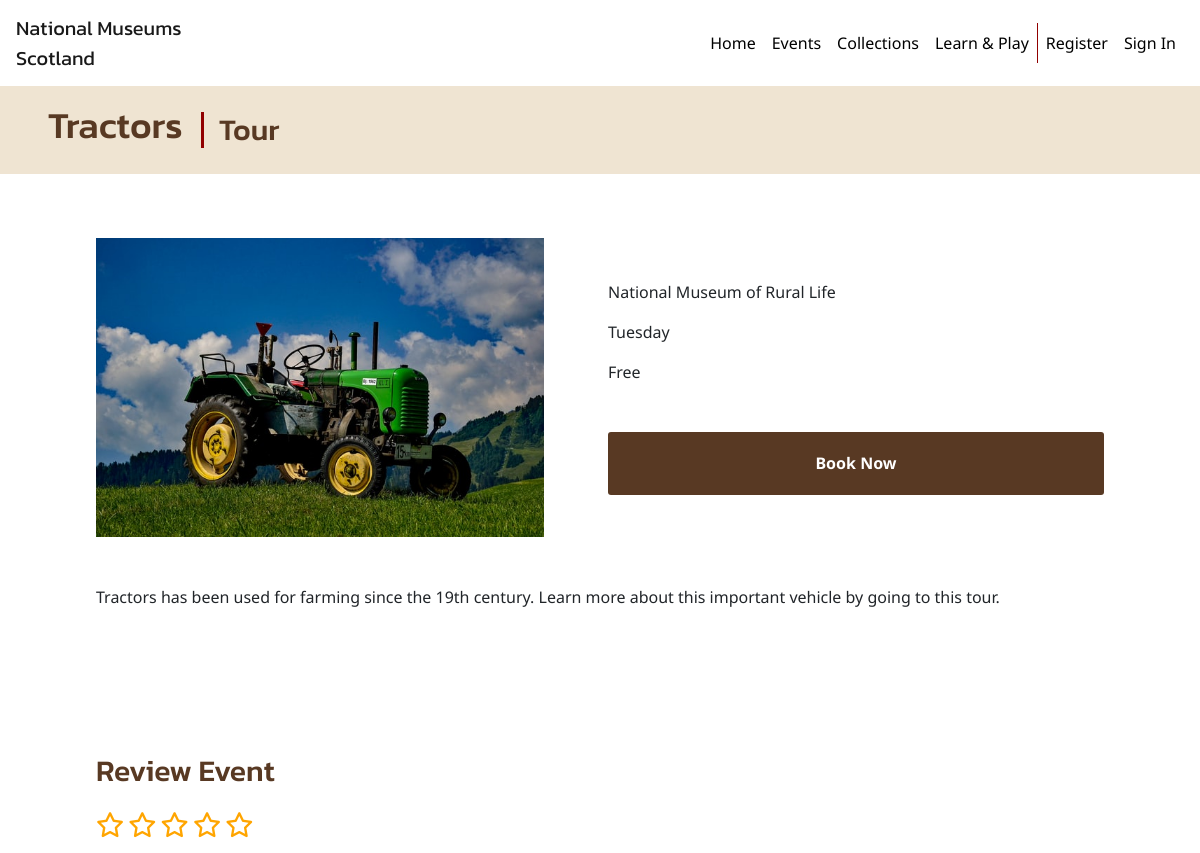
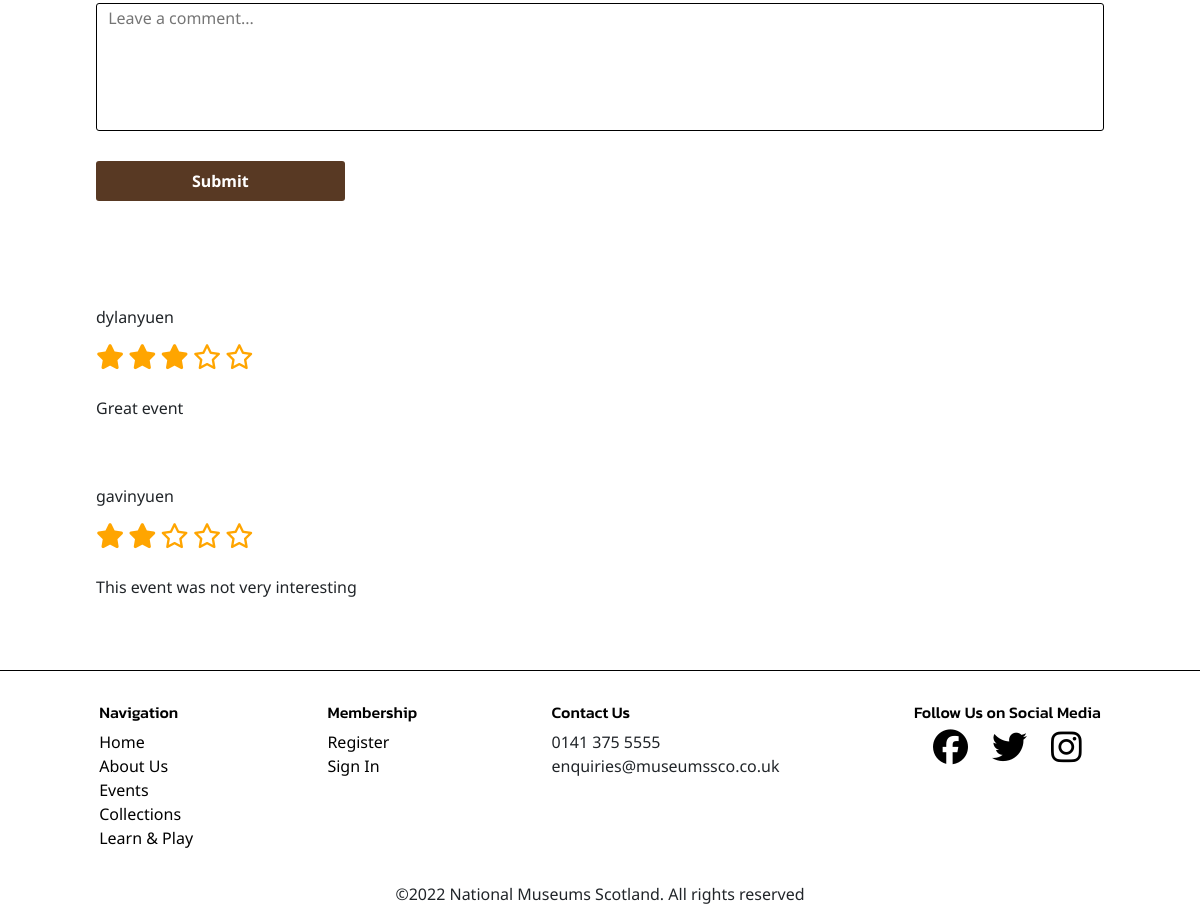
/tractors.php, run on the app's committed database (2 pictures, top to bottom).
### tables this page shows
CREATE TABLE IF NOT EXISTS `event` (
  `eventID` int NOT NULL AUTO_INCREMENT,
  `eventName` varchar(80) NOT NULL,
  `eventType` varchar(10) NOT NULL,
  `dayInWeek` varchar(10) NOT NULL,
  `museum` varchar(30) NOT NULL,
  `price` varchar(4) NOT NULL,
  `image` varchar(40) NOT NULL,
  `description` varchar(250) NOT NULL,
  PRIMARY KEY (`eventID`)
);

CREATE TABLE IF NOT EXISTS `review` (
  `commentID` int NOT NULL AUTO_INCREMENT,
  `memberComment` varchar(100) NOT NULL,
  `rating` int NOT NULL,
  `memberID` int NOT NULL,
  `eventID` int NOT NULL,
  PRIMARY KEY (`commentID`),
  KEY `memberID` (`memberID`),
  KEY `eventID` (`eventID`)
);

CREATE TABLE IF NOT EXISTS `member` (
  `memberID` int NOT NULL AUTO_INCREMENT,
  `username` varchar(20) NOT NULL,
  `email` varchar(30) NOT NULL,
  `password` varchar(60) NOT NULL,
  PRIMARY KEY (`memberID`)
);

### tractors.php (the view, shortened to what this page needs)
<!DOCTYPE html>
<html lang="en">
<head>
    <link rel="stylesheet" href="https://stackpath.bootstrapcdn.com/bootstrap/4.1.3/css/bootstrap.min.css">
    <link rel="stylesheet" href="styles/styles.css">
</head>
<body>
    <div class="page-container">
        <header>
            <nav class="navbar navbar-expand-md navbar-light ">
                <a class="navbar-brand" href="index.php">National Museums <br> Scotland</a>
                <div class="collapse navbar-collapse" id="navbarNavAltMarkup">
                    <div class="navbar-nav">
                        <a class="nav-item nav-link" href="index.php">Home</a>
                        <a class="nav-item nav-link" href="events.php">Events</a>
                        <a class="nav-item nav-link" href="collections.php">Collections</a>
                        <a class="nav-item nav-link" href="learn-and-play.php">Learn & Play</a>
                        <?php
                        if (isset($_SESSION["username"]) and isset($_SESSION["memberID"])) {
                            echo '<a class="nav-item nav-link" href="account.php">Account</a>';
                            echo '<a class="nav-item nav-link" href="sign-out.php">Sign Out</a>';
                        } else {
                            echo '<a class="nav-item nav-link" href="register-form.php">Register</a>';
                            echo '<a class="nav-item nav-link" href="sign-in-form.php">Sign In</a>';
                        }
                        ?>
                    </div>
                </div>
            </nav>
        </header>
        <main>
            <div class="heading-banner">
                <?php
                include "includes/dbconx.php";
                $eventID = 3;
                $sql = "SELECT eventName,eventType FROM event WHERE eventID=?";
                $stmt = $conn->prepare($sql);
                $stmt->bind_param("i", $eventID);
                $stmt->execute();
                $result = $stmt->get_result();
                if ($result->num_rows > 0) {
                    while ($row = $result->fetch_assoc()) {
                        echo "<h1>" . $row['eventName'] . "</h1>";
                        echo "<h2>" . $row['eventType'] . "</h2>";
                    }
                } else {
                    echo "<p>No results found</p>";
                }
                ?>
            </div>
            <div class="content-container">
                <section class="event">
                    <div class="event-img">
                        <?php
                        include "includes/dbconx.php";
                        $sql = "SELECT image FROM event WHERE eventID=?";
                        $stmt = $conn->prepare($sql);
                        $stmt->bind_param("i", $eventID);
                        $stmt->execute();
                        $result = $stmt->get_result();
                        if ($result->num_rows > 0) {
                            while ($row = $result->fetch_assoc()) {
                                echo "<img class='event-img' src=" . $row['image'] . ">";
                            }
                        } else {
                            echo "<p>No results found</p>";
                        }
                        ?>
                    </div>
                    <div class="event-info">
                        <ul>
                            <?php
                            include "includes/dbconx.php";
                            $sql = "SELECT dayInWeek,museum,price FROM event WHERE eventID=?";
                            $stmt = $conn->prepare($sql);
                            $stmt->bind_param("i", $eventID);
                            $stmt->execute();
                            $result = $stmt->get_result();
                            if ($result->num_rows > 0) {
                                while ($row = $result->fetch_assoc()) {
                                    echo "<li>" . $row['museum'] . "</li>";
                                    echo "<li>" . $row['dayInWeek'] . "</li>";
                                    if ($row['price'] == "Free") {
                                        echo "<li>" . $row['price'] . "</li>";
                                    } else {
                                        echo "<li>&pound" . $row['price'] . "</li>";
                                    }
                                }
                            } else {
                                echo "<li>No results found</li>";
                            }
                            ?>
                        </ul>
                        <form action="book.php" method="POST">
                            <input type="submit" class="button book-btn" name="submit" value="Book Now">
                        </form>
                    </div>
                    <div class="event-description">
                        <?php
                        include "includes/dbconx.php";
                        $sql = "SELECT description FROM event WHERE eventID=?";
                        $stmt = $conn->prepare($sql);
                        $stmt->bind_param("i", $eventID);
                        $stmt->execute();
                        $result = $stmt->get_result();
                        if ($result->num_rows > 0) {
                            while ($row = $result->fetch_assoc()) {
                                echo "<p>" . $row['description'] . "</p>";
                            }
                        } else {
                            echo "<p>No results found</p>";
                        }
                        ?>
                    </div>
                </section>
                <section class="review">
                    <div>
                        <form action="<?php echo htmlspecialchars($_SERVER['PHP_SELF']); ?>" method="POST">
                            <label for="review">
                                <h2>Review Event</h2>
                            </label>
                            <div class="star-rating">
                                <label for="1-star" class="star">
                                    <i class="fa-regular fa-star" id="rating1"></i>
                                </label>
                                <label for="2-star" class="star">
                                    <i class="fa-regular fa-star" id="rating2"></i>
                                </label>
                                <label for="3-star" class="star">
                                    <i class="fa-regular fa-star" id="rating3"></i>
                                </label>
                                <label for="4-star" class="star">
                                    <i class="fa-regular fa-star" id="rating4"></i>
                                </label>
                                <label for="5-star" class="star">
                                    <i class="fa-regular fa-star" id="rating5"></i>
                                </label>
                            </div>
                            <div class="review">
                                <textarea class="input text-input" name="comment" id="review" placeholder="Leave a comment..." maxlength="100" required></textarea>
                                <input type="submit" class="button review-submit-btn" name="submit" value="Submit">
                            </div>
                        </form>
                    </div>
                    <div class="user-reviews">
                        <?php
                        function displayReview($row)
                        {
                            echo "<p class='review-username'>" . $row["username"] . "</p>";
                            displayRating($row);
                            echo "<p>" . $row["memberComment"] . "</p>";
                        }
                        function displayRating($row)
                        {
                            $rating = $row["rating"];
                            switch ($rating) {
                                case 2:
                                    echo '
                                    <div class="user-rating">
                                    <i class="fa-solid fa-star"></i>
                                    <i class="fa-solid fa-star"></i>
                                    <i class="fa-regular fa-star"></i>
                                    <i class="fa-regular fa-star"></i>
                                    <i class="fa-regular fa-star"></i>
                                    </div>';
                                    break;
                                case 3:
                                    echo '
                                    <div class="user-rating">
                                    <i class="fa-solid fa-star"></i>
                                    <i class="fa-solid fa-star"></i>
                                    <i class="fa-solid fa-star"></i>
                                    <i class="fa-regular fa-star"></i>
                                    <i class="fa-regular fa-star"></i>
                                    </div>';
                                    break;
                            }
                        }
                        include "includes/dbconx.php";
                        $sql = "SELECT member.username, rating,memberComment,review.memberID,review.eventID FROM review INNER JOIN member ON review.memberID = member.memberID WHERE eventID=?";
                        $stmt = $conn->prepare($sql);
                        $stmt->bind_param("i", $eventID);
                        $stmt->execute();
                        $result = $stmt->get_result();
                        while ($row = $result->fetch_assoc()) {
                            displayReview($row);
                        }
                        ?>
                    </div>
                </section>
            </div>
        </main>
        <footer>
            <div class="footer-links footer-nav">
                <h2 class="footer-heading">
                    <bold>Navigation</bold>
                </h2>
                <ul>
                    <li><a href="index.php">Home</a></li>
                    <li><a href="index.php">About Us</a></li>
                    <li><a href="events.php">Events</a></li>
                    <li><a href="collections.php">Collections</a></li>
                    <li><a href="learn-and-play.php">Learn & Play</a></li>
                </ul>
            </div>
            <div class="footer-links footer-membership">
                <h2 class="footer-heading">
                    <bold>Membership</bold>
                </h2>
                <ul>
                    <li><a href="register-form.php">Register</a></li>
                    <li><a href="sign-in-form.php">Sign In</a></li>
                </ul>
            </div>
            <div class="footer-links footer-contact">
                <h2 class="footer-heading">
                    <bold>Contact Us</bold>
                </h2>
                <ul>
                    <li>
                        0141 375 5555
                    </li>
                    <li>
                        enquiries@museumssco.co.uk
                    </li>
                </ul>
            </div>
            <div class="footer-social">
                <h2 class="footer-heading">
                    <bold>Follow Us on Social Media</bold>
                </h2>
                <ul class="social-icons">
                    <li><a href="#"><i class="fa-brands fa-facebook"></i></a></li>
                    <li><a href="#"><i class="fa-brands fa-twitter"></i></a></li>
                    <li><a href="#"><i class="fa-brands fa-instagram"></i></a></li>
                </ul>
            </div>
            <div class="footer-legal">
                <p>&copy;<span id="year"></span> National Museums Scotland. All rights reserved</p>
            </div>
        </footer>
    </div>
</body>
</html>

### styles/styles.css (style rules this page uses)
* { margin:0;padding:0;box-sizing: border-box; }
body { font-family: 'Noto Sans', sans-serif; }
h1,h2 { color:#583923;font-family: 'Kanit',sans-serif; }
h1 { font-size: 2.3rem; }
h2 { font-size:1.875rem }
input[type="submit"],button { cursor:pointer; }
a { color:black; }
.navbar-light .navbar-brand { font-family: 'Kanit', sans-serif; }
.navbar-light .navbar-nav .nav-link { color: black; }
.navbar-nav a:nth-child(4) { border-right: 1.3px solid #910000; }
.navbar-nav { margin-left: auto; }
.heading-banner { background-color:#EFE4D2; display:flex; align-items: center; padding:18px 4%; }
.heading-banner h1 { padding-right:0.5em; }
.heading-banner h2 { border-left: 3px solid #910000; margin-bottom: 0; padding-left:0.5em; }
main { margin-bottom:6em; }
.button { border-radius: 3px;background-color: #583923;border:none;font-weight: bold;color:white; }
.content-container { margin:0 8%; }
.input { padding:0.15em 0 0.15em 0.18em; border:1.4px solid black; border-radius:3px; }
.text-input { padding-left: 0.7em; }
input[type="radio"]+i { cursor:pointer; }
.event { display:grid; grid-template-areas: "img info" "description description"; grid-template-columns: repeat(2,1fr); margin:4em 0 8em 0; row-gap: 3em; column-gap: 1em; }
.event-img { grid-area:img;width:95%;height:100%; }
.event-info { grid-area:info;margin:auto 0; }
.event-description { grid-area:description; }
.event-info li { margin-bottom:1em; }
.book-btn { width:100%;padding:1.2em 0;margin-top:2em; }
textarea { resize: none;width:100%;height:8em; }
.review-submit-btn { padding:0.5em 6em; margin:1.5em 0; }
.star-rating { margin:0.5em 0; }
.fa-star { font-size:25px; border:none; color:orange; background-color:white; }
.user-reviews { margin-top:5em; }
.user-rating { margin-bottom:1.5em; }
.review-username { margin-top:4em; }
.page-container { position:relative; min-height:100vh; padding-bottom:2.5em; }
footer { position:absolute; border-top:1px solid black; padding:2em ; bottom:0; width:100%; height:2.5em; display: grid; grid-template-areas: "navigation membership contact social" "legal legal legal legal" ; }
.footer-heading { font-size: 1rem;color:black }
.footer-nav { grid-area:navigation;margin:0 auto; }
.footer-membership { grid-area:membership;margin: 0 auto; }
.footer-contact { grid-area:contact;margin: 0 auto; }
.footer-social { grid-area:social;text-align: center;margin: 0 auto; }
.footer-legal { grid-area:legal;text-align: center;margin: 0 auto;margin-top:1em; }
.social-icons { display: flex;gap:1.5em;justify-content: center; }
.fa-brands { font-size: 35px; color:black; }
li { list-style-type: none; }

### data on the page
event: eventName "Tractors", eventType "Tour", image (picture), museum "National Museum of Rural Life", dayInWeek "Tuesday", price "Free", description "Tractors has been used for farming since the 19th century. Learn more about this important vehicle by going to this tour."
review: memberID.username "dylanyuen", rating 3 (drawn), memberComment "Great event"
review: memberID.username "gavinyuen", rating 2 (drawn), memberComment "This event was not very interesting"
